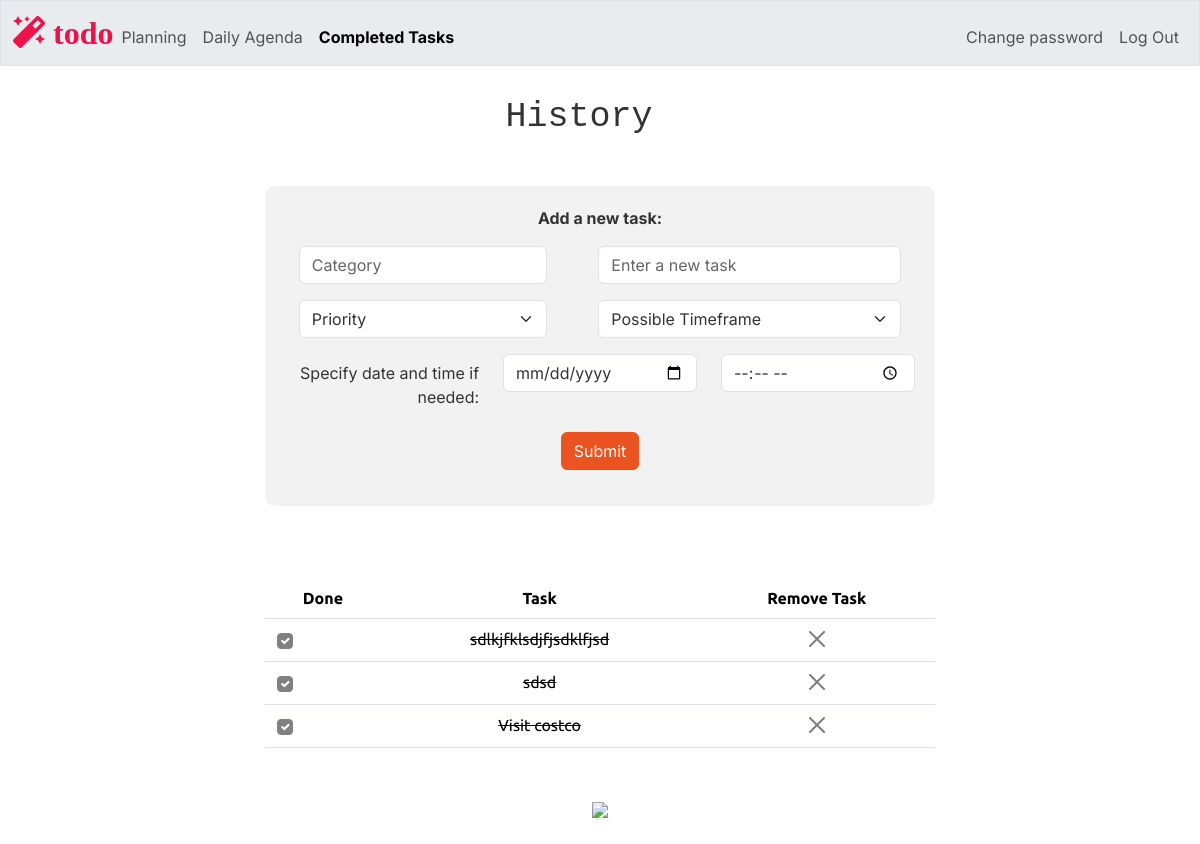
The page /completed (signed in) on the database its author committed.
### tables this page shows
CREATE TABLE tasks (
    id INTEGER PRIMARY KEY AUTOINCREMENT NOT NULL,
    users_id INTEGER NOT NULL,
    category TEXT NOT NULL,
    task TEXT NOT NULL,
    timeframe TEXT,
    priority TEXT,
    completion INTEGER DEFAULT 0,
    date DATE,
    time TIME,
    FOREIGN KEY (users_id) REFERENCES users(id)
);

### app.py (the view)
@app.route("/completed", methods=["GET", "POST"])
@login_required
def completed():
    users_id = session["user_id"]
    tasks = db.execute("SELECT id, category, task, completion FROM tasks WHERE users_id =? AND completion = 1", users_id)
    welcome_message_h1 = "History "
    return render_template("completed.html", tasks=tasks, welcome_message_h1 = welcome_message_h1, current_page="completed")

### app.py (called while the page is built)
@app.after_request
def after_request(response):
    response.headers["Cache-Control"] = "no-cache, no-store, must-revalidate"
    response.headers["Expires"] = 0
    response.headers["Pragma"] = "no-cache"
    return response

### helpers.py (called while the page is built)
def login_required(f):
    @wraps(f)
    def decorated_function(*args, **kwargs):
        if session.get("user_id") is None:
            return redirect("/login")
        return f(*args, **kwargs)
    return decorated_function

### templates/completed.html (shortened to what this page needs)
{% extends "layout.html" %}
{% block main %}
    <table class="table mx-auto text-center mb-5" style="width: 60%;">
        <thead>
            <tr>
                <th> Done </th>
                <th> Task </th>
                <th> Remove Task </th>
            </tr>
        </thead>
        <tbody>
            {% for task in tasks %}
                <tr id="todo_row_{{ task.id }}" >
                    <td class="align-middle">
                        <div class="d-flex align-items-center " >
                            <div class=" col-auto d-flex justify-content-center align-items-center form-check" >
                                <input class="form-check-input completion-checkbox"
                                        type="checkbox"
                                        id="completion_{{ task.id }}"
                                        name="task_completion"
                                        data-task-id="{{ task.id }}"
                                        data-completion="{{ task.completion}}"
                                        {% if task.completion == 1 %}checked{% endif %}
                                        onchange="updateTaskStatus(this)"
                                        style="background-color: gray; border-color: gray;">
                            </div>
                        </div>
                    </td>
                    <td style="text-decoration: line-through;">{{ task.task }}</td>
                    <td>
                        <button class="btn-close" onclick="delete_task({{ task.id }})"></button>
                    </td>
                </tr>
            {% endfor %}
        </tbody>
    </table>
    <img src="/static/completed.png" class="wide-image">
{% endblock %}

### static/styles.css (style rules this page uses)
p, span, div, h1, button { font-family: 'Inter', sans-serif; }
body { background-color: # f6f5f4; }

### rows shown on the page
tasks: completion "☑", task "sdlkjfklsdjfjsdklfjsd"
tasks: completion "☑", task "sdsd"
tasks: completion "☑", task "Visit costco"

### other values the page prints
{{ welcome_message_h1 }} "History"
